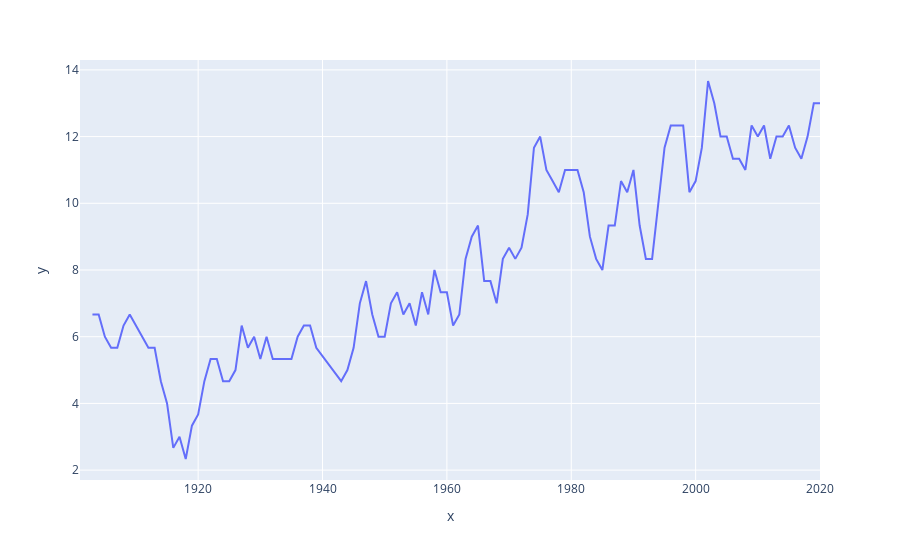

Notebook source saved alongside this figure:
### Code cell
fig = px.line(
    x=prize_per_year.year,
    y=prize_per_year["count"].rolling(3).mean(),
)

fig.show()
